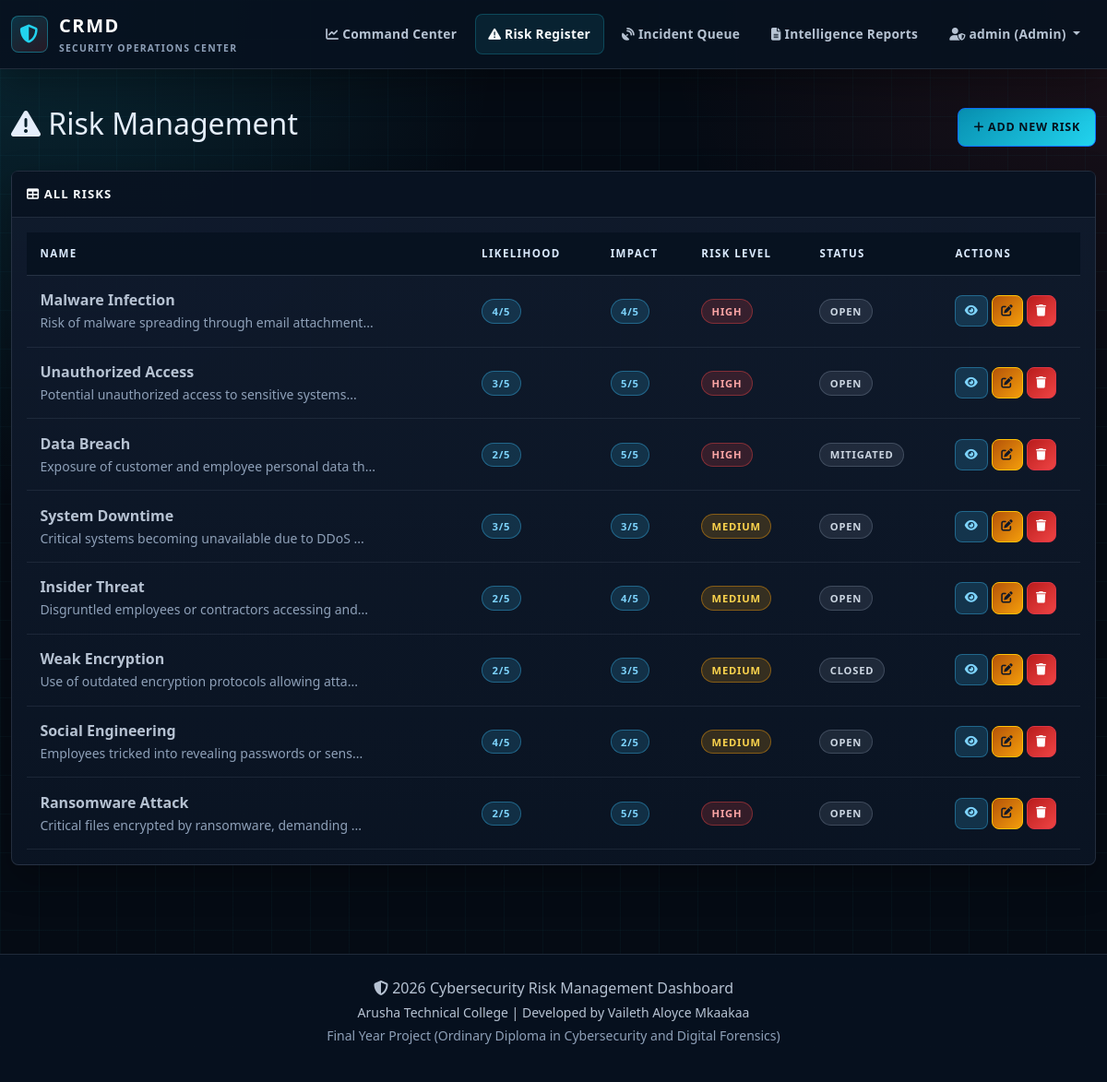
Page /risks.php (signed in) on the committed database.
### tables this page shows
CREATE TABLE risks (
    id INT PRIMARY KEY AUTO_INCREMENT,
    name VARCHAR(255) NOT NULL,
    description TEXT NOT NULL,
    likelihood INT NOT NULL CHECK (likelihood >= 1 AND likelihood <= 5),
    impact INT NOT NULL CHECK (impact >= 1 AND impact <= 5),
    risk_level ENUM('Low', 'Medium', 'High') NOT NULL,
    status ENUM('Open', 'Mitigated', 'Closed') NOT NULL DEFAULT 'Open',
    created_at TIMESTAMP DEFAULT CURRENT_TIMESTAMP,
    updated_at TIMESTAMP DEFAULT CURRENT_TIMESTAMP ON UPDATE CURRENT_TIMESTAMP,
    INDEX idx_status (status),
    INDEX idx_risk_level (risk_level)
);

### includes/auth.php (called while the page is built, shortened)
<?php
function is_admin() {
    return isset($_SESSION['role']) && $_SESSION['role'] === 'admin';
}
?>

### includes/functions.php (called while the page is built, shortened)
<?php
function get_all_risks($pdo) {
    try {
        $stmt = $pdo->prepare('
            SELECT * FROM risks
            ORDER BY created_at DESC
        ');
        $stmt->execute();
        return $stmt->fetchAll();
    } catch (PDOException $e) {
        error_log('Database Error: ' . $e->getMessage());
        return [];
    }
}
function esc($string) {
    return htmlspecialchars($string, ENT_QUOTES, 'UTF-8');
}
function get_risk_badge_class($level) {
    $classes = [
        'High' => 'badge-danger',
        'Medium' => 'badge-warning',
        'Low' => 'badge-success'
    ];
    return $classes[$level] ?? 'badge-secondary';
}
?>

### risks.php (the view, shortened to what this page needs)
<?php
require_once __DIR__ . '/includes/header.php';
$action = $_GET['action'] ?? 'list';
?>
<div class="row mb-4">
    <div class="col-lg-12">
        <div class="d-flex justify-content-between align-items-center">
            <h2><i class="fas fa-exclamation-triangle"></i> Risk Management</h2>
            <?php if (is_admin() && $action === 'list'): ?>
                <a href="?action=add" class="btn btn-primary">
                    <i class="fas fa-plus"></i> Add New Risk
                </a>
            <?php endif; ?>
        </div>
    </div>
</div>
<?php if ($action === 'list'): ?>
    <div class="card">
        <div class="card-header">
            <i class="fas fa-table"></i> All Risks
        </div>
        <div class="card-body">
            <div class="table-responsive">
                <table class="table table-hover">
                    <thead>
                        <tr>
                            <th>Name</th>
                            <th>Likelihood</th>
                            <th>Impact</th>
                            <th>Risk Level</th>
                            <th>Status</th>
                            <th style="width: 150px;">Actions</th>
                        </tr>
                    </thead>
                    <tbody>
                        <?php
                        $risks = get_all_risks($pdo);
                        if (!empty($risks)):
                            foreach ($risks as $r):
                        ?>
                            <tr>
                                <td>
                                    <strong><?php echo esc($r['name']); ?></strong><br>
                                    <small class="text-muted"><?php echo substr(esc($r['description']), 0, 50) . '...'; ?></small>
                                </td>
                                <td>
                                    <span class="badge bg-info"><?php echo $r['likelihood']; ?>/5</span>
                                </td>
                                <td>
                                    <span class="badge bg-info"><?php echo $r['impact']; ?>/5</span>
                                </td>
                                <td>
                                    <span class="badge <?php echo get_risk_badge_class($r['risk_level']); ?>">
                                        <?php echo $r['risk_level']; ?>
                                    </span>
                                </td>
                                <td>
                                    <span class="badge bg-secondary"><?php echo $r['status']; ?></span>
                                </td>
                                <td>
                                    <a href="?action=view&id=<?php echo $r['id']; ?>" class="btn btn-sm btn-info">
                                        <i class="fas fa-eye"></i>
                                    </a>
                                    <?php if (is_admin()): ?>
                                        <a href="?action=edit&id=<?php echo $r['id']; ?>" class="btn btn-sm btn-warning">
                                            <i class="fas fa-edit"></i>
                                        </a>
                                        <form method="POST" style="display: inline;" onsubmit="return confirmDelete('risk');">
                                            <button type="submit" class="btn btn-sm btn-danger">
                                                <i class="fas fa-trash"></i>
                                            </button>
                                        </form>
                                    <?php endif; ?>
                                </td>
                            </tr>
                        <?php
                            endforeach;
                        endif; ?>
                    </tbody>
                </table>
            </div>
        </div>
    </div>
<?php endif; ?>
<?php require_once __DIR__ . '/includes/footer.php'; ?>

### assets/css/style.css (style rules this page uses)
:root { --primary-color: #07111f; --secondary-color: #22d3ee; --success-color: #22c55e; --warning-color: #f59e0b; --danger-color: #ef4444; --info-color: #38bdf8; --light-bg: #0f172a; --bg: #050b14; --bg-elevated: #0b1424; --bg-panel: #101b2d; --bg-panel-soft: #132238; --border: rgba(148, 163, 184, 0.18); --border-strong: rgba(34, 211, 238, 0.36); --text: #e5eefb; --muted: #8ea0b8; --muted-strong: #b6c2d2; --cyan: #22d3ee; --blue: #38bdf8; --green: #22c55e; --amber: #f59e0b; --red: #ef4444; --violet: #a78bfa; --radius: 8px; --shadow: 0 18px 48px rgba(0, 0, 0, 0.35); }
* { box-sizing: border-box; }
html { min-height: 100%; }
body { min-height: 100vh; margin: 0; background: linear-gradient(rgba(34, 211, 238, 0.035) 1px, transparent 1px), linear-gradient(90deg, rgba(34, 211, 238, 0.035) 1px, transparent 1px), radial-gradient(circle at top left, rgba(34, 211, 238, 0.14), transparent 34rem), radial-gradient(circle at top right, rgba(239, 68, 68, 0.10), transparent 30rem), var(--bg); background-size: 42px 42px, 42px 42px, auto, auto, auto; color: var(--text); font-family: "Segoe UI", Tahoma, Geneva, Verdana, sans-serif; }
a { color: var(--cyan); }
.card, .widget-card, .analytics-card, .score-card, .siem-panel, .login-card { background: linear-gradient(180deg, rgba(16, 27, 45, 0.96), rgba(10, 20, 35, 0.98)); border: 1px solid var(--border); border-radius: var(--radius); box-shadow: 0 16px 38px rgba(0, 0, 0, 0.28); color: var(--text); }
.card { margin-bottom: 1.5rem; }
.card-header { background: rgba(7, 17, 31, 0.78); border-bottom: 1px solid var(--border); color: #f8fafc; font-size: 0.82rem; font-weight: 800; letter-spacing: 0.08em; padding: 0.9rem 1rem; text-transform: uppercase; }
.card-body { color: var(--muted-strong); }
.threat-meta, .text-muted, .form-text { color: var(--muted) !important; }
.table { --bs-table-bg: transparent; --bs-table-color: var(--muted-strong); --bs-table-border-color: rgba(148, 163, 184, 0.14); background: transparent; color: var(--muted-strong); margin-bottom: 0; }
.table thead { background: rgba(7, 17, 31, 0.85); color: #dbeafe; }
.table thead th { border-bottom: 1px solid var(--border); color: #dbeafe; font-size: 0.72rem; font-weight: 850; letter-spacing: 0.12em; padding: 0.9rem; text-transform: uppercase; }
.table tbody td { border-color: rgba(148, 163, 184, 0.12); padding: 0.9rem; vertical-align: middle; }
.badge { border: 1px solid transparent; border-radius: 999px; font-size: 0.7rem; font-weight: 850; letter-spacing: 0.07em; padding: 0.42rem 0.65rem; text-transform: uppercase; }
.badge-warning, .bg-warning { background: rgba(245, 158, 11, 0.18) !important; border-color: rgba(245, 158, 11, 0.42); color: #fcd34d !important; }
.badge-danger, .bg-danger { background: rgba(239, 68, 68, 0.18) !important; border-color: rgba(239, 68, 68, 0.42); color: #fca5a5 !important; }
.badge-info, .bg-info { background: rgba(56, 189, 248, 0.16) !important; border-color: rgba(56, 189, 248, 0.38); color: #7dd3fc !important; }
.bg-secondary, .badge-secondary { background: rgba(148, 163, 184, 0.14) !important; border-color: rgba(148, 163, 184, 0.28); color: #cbd5e1 !important; }
.btn { border-radius: var(--radius); font-size: 0.78rem; font-weight: 850; letter-spacing: 0.06em; padding: 0.68rem 1rem; text-transform: uppercase; }
.btn-sm { padding: 0.42rem 0.58rem; }
.btn-primary { background: linear-gradient(135deg, #0891b2, #22d3ee); color: #04111d; }
.btn-danger { background: linear-gradient(135deg, #b91c1c, #ef4444); color: #fff; }
.btn-warning { background: linear-gradient(135deg, #b45309, #f59e0b); color: #111827; }
.btn-info { background: rgba(56, 189, 248, 0.18); border: 1px solid rgba(56, 189, 248, 0.38); color: #7dd3fc; }

### includes/header.php (style rules this page uses)
:root { --primary-color: #07111f; --secondary-color: #22d3ee; --success-color: #22c55e; --warning-color: #f59e0b; --danger-color: #ef4444; --info-color: #38bdf8; --light-bg: #0f172a; }

### rows in the picture
risks: name "Malware Infection", description "Risk of malware spreading through email attachment", likelihood "4", impact "4", risk_level "HIGH", status "OPEN"
risks: name "Unauthorized Access", description "Potential unauthorized access to sensitive systems", likelihood "3", impact "5", risk_level "HIGH", status "OPEN"
risks: name "Data Breach", description "Exposure of customer and employee personal data th", likelihood "2", impact "5", risk_level "HIGH", status "MITIGATED"
risks: name "System Downtime", description "Critical systems becoming unavailable due to DDoS", likelihood "3", impact "3", risk_level "MEDIUM", status "OPEN"
risks: name "Insider Threat", description "Disgruntled employees or contractors accessing and", likelihood "2", impact "4", risk_level "MEDIUM", status "OPEN"
risks: name "Weak Encryption", description "Use of outdated encryption protocols allowing atta", likelihood "2", impact "3", risk_level "MEDIUM", status "CLOSED"
risks: name "Social Engineering", description "Employees tricked into revealing passwords or sens", likelihood "4", impact "2", risk_level "MEDIUM", status "OPEN"
risks: name "Ransomware Attack", description "Critical files encrypted by ransomware, demanding", likelihood "2", impact "5", risk_level "HIGH", status "OPEN"

### other values in the picture
$_SESSION['username'] "admin"
$_SESSION['role'] "Admin"
